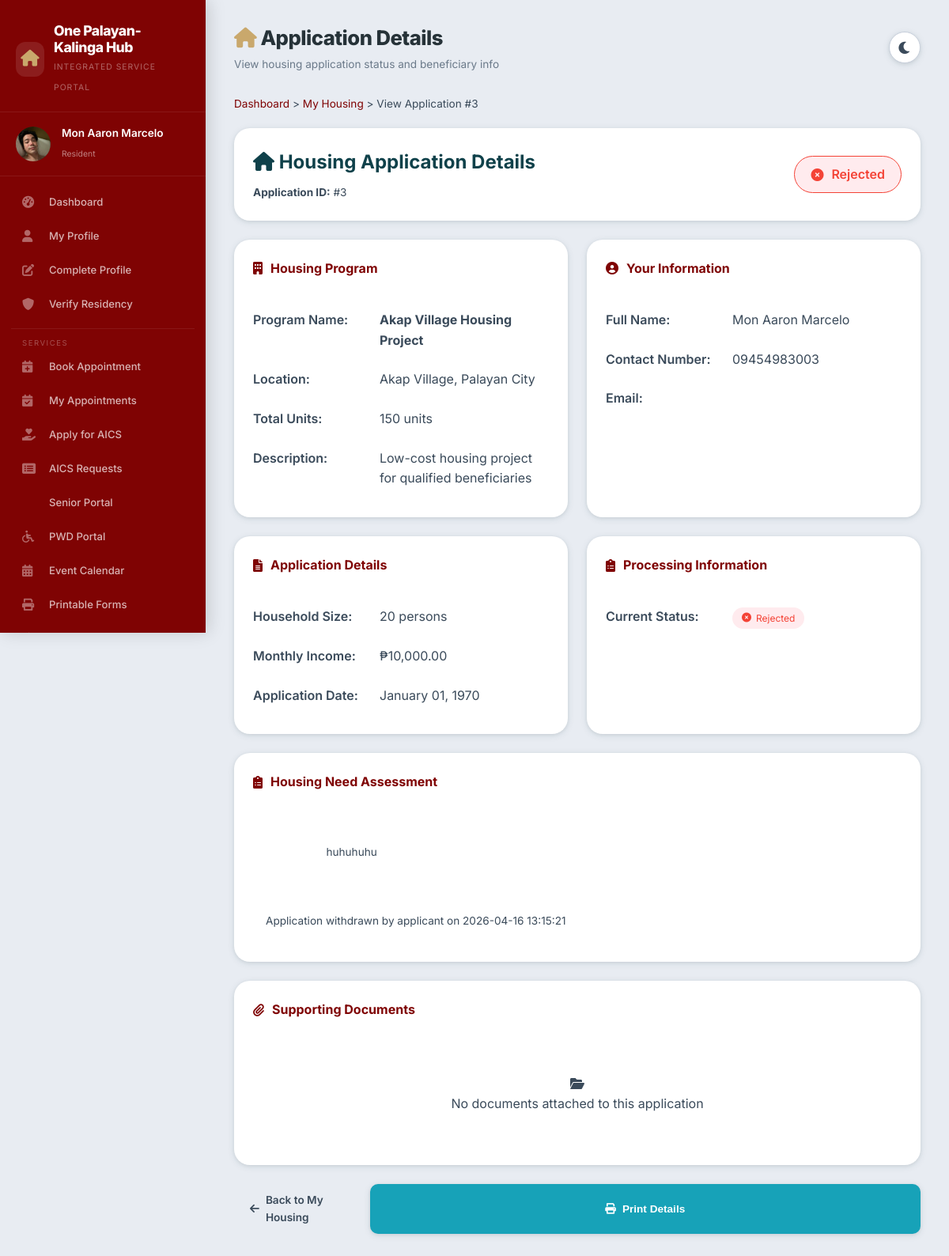
Page /view-housing.php?id=3 (signed in) on the earlier database version.
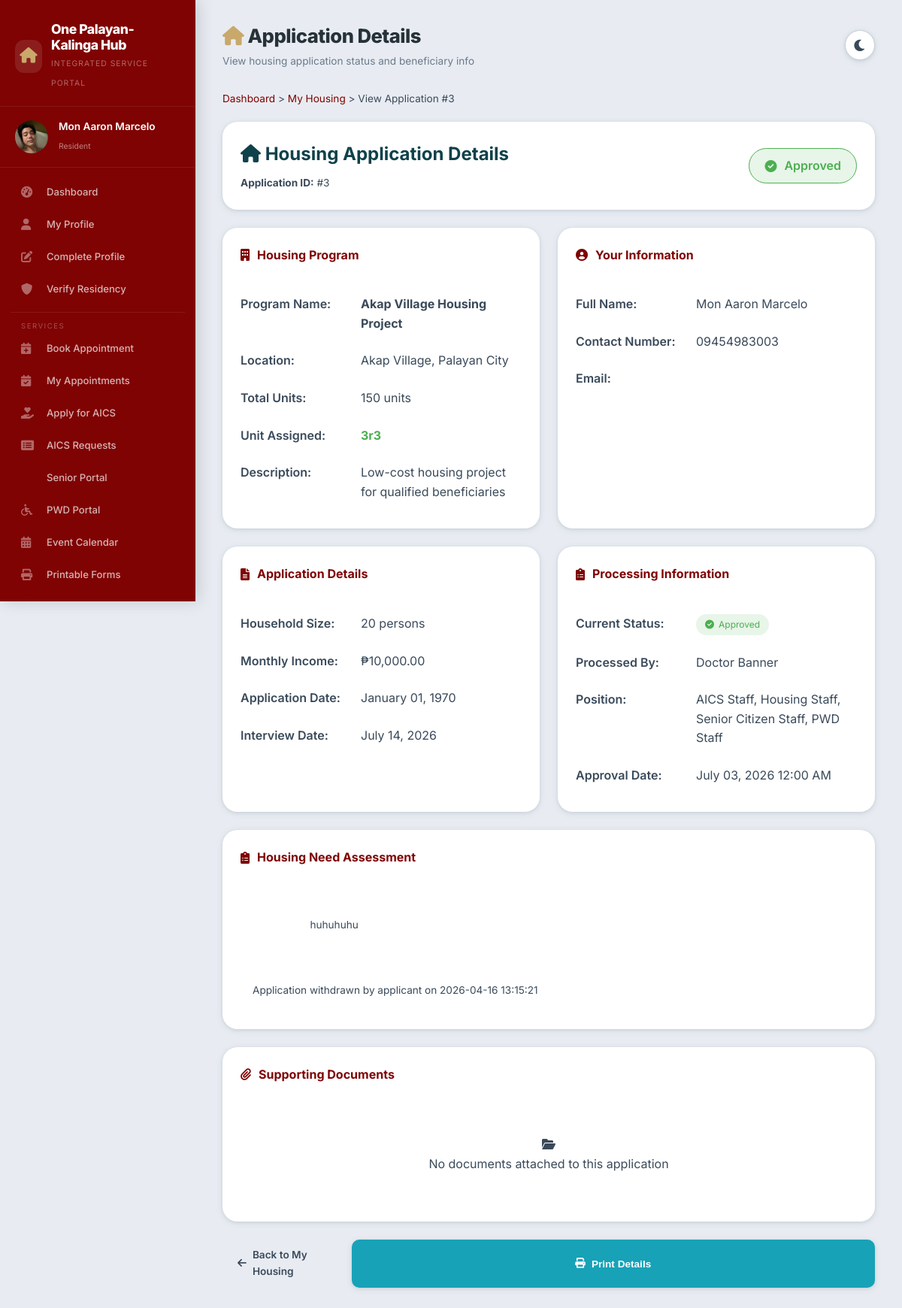
Same page on the later database version.
### tables this page shows
CREATE TABLE `housing_beneficiaries` (
  `beneficiary_id` int(11) NOT NULL,
  `user_id` int(11) DEFAULT NULL,
  `program_id` int(11) DEFAULT NULL,
  `application_date` date DEFAULT NULL,
  `status` enum('pending','qualified','approved','rejected','released') DEFAULT 'pending',
  `household_composition` text DEFAULT NULL,
  `monthly_income` decimal(10,2) DEFAULT NULL,
  `housing_need_assessment` text DEFAULT NULL,
  `interviewed_by` int(11) DEFAULT NULL,
  `interview_date` date DEFAULT NULL,
  `approved_by` int(11) DEFAULT NULL,
  `approval_date` date DEFAULT NULL,
  `unit_assigned` varchar(50) DEFAULT NULL,
  `move_in_date` date DEFAULT NULL
);

CREATE TABLE `housing_programs` (
  `program_id` int(11) NOT NULL,
  `program_name` varchar(100) NOT NULL,
  `program_code` varchar(50) DEFAULT NULL,
  `location` varchar(255) DEFAULT NULL,
  `total_units` int(11) DEFAULT NULL,
  `description` text DEFAULT NULL,
  `requirements` text DEFAULT NULL,
  `status` enum('active','completed','pending') DEFAULT 'active',
  `created_at` timestamp NOT NULL DEFAULT current_timestamp()
);

CREATE TABLE `users` (
  `user_id` int(11) NOT NULL,
  `username` varchar(50) NOT NULL,
  `password` varchar(255) NOT NULL,
  `email` varchar(100) NOT NULL,
  `first_name` varchar(50) NOT NULL,
  `last_name` varchar(50) NOT NULL,
  `contact_number` varchar(20) DEFAULT NULL,
  `address` text DEFAULT NULL,
  `role` enum('resident','staff','admin') DEFAULT 'resident',
  `status` enum('active','inactive') DEFAULT 'active',
  `created_at` timestamp NOT NULL DEFAULT current_timestamp(),
  `updated_at` timestamp NOT NULL DEFAULT current_timestamp() ON UPDATE current_timestamp(),
  `last_login` datetime DEFAULT NULL,
  `is_active` tinyint(1) NOT NULL DEFAULT 1,
  `profile_picture` varchar(255) DEFAULT NULL,
  `verification_status` enum('pending','verified','rejected') DEFAULT 'pending',
  `verification_date` timestamp NULL DEFAULT NULL,
  `verified_by` int(11) DEFAULT NULL
);

CREATE TABLE `staff` (
  `id` int(11) NOT NULL,
  `user_id` int(11) DEFAULT NULL,
  `staff_number` varchar(50) NOT NULL,
  `first_name` varchar(100) NOT NULL,
  `last_name` varchar(100) NOT NULL,
  `middle_name` varchar(100) DEFAULT NULL,
  `position` varchar(100) NOT NULL,
  `department` varchar(100) DEFAULT NULL,
  `contact_number` varchar(20) DEFAULT NULL,
  `is_active` tinyint(1) NOT NULL DEFAULT 1,
  `created_at` timestamp NOT NULL DEFAULT current_timestamp(),
  `updated_at` timestamp NOT NULL DEFAULT current_timestamp() ON UPDATE current_timestamp(),
  `specialization` varchar(100) DEFAULT NULL,
  `employee_id` varchar(50) DEFAULT NULL,
  `hire_date` date DEFAULT NULL,
  `profile_image` text DEFAULT NULL
);

### config/database.php (called while the page is built, shortened)
<?php
function sanitize(string $input): string
{
    return htmlspecialchars(strip_tags(trim($input)), ENT_QUOTES, 'UTF-8');
}

### view-housing.php (the view, shortened to what the changed rows need)
<?php
require_once __DIR__ . '/config/database.php';
$database = new Database();
$db = $database->getConnection();
$application_id = isset($_GET['id']) ? sanitize($_GET['id']) : 0;
$user_fields = "u.first_name, u.last_name, u.email, u.contact_number";
$query = "SELECT h.*,
          p.program_name, p.location, p.description as program_description, p.total_units,
          $user_fields,
          s.first_name as staff_first_name, s.last_name as staff_last_name, s.position as staff_position
          FROM housing_beneficiaries h
          JOIN housing_programs p ON h.program_id = p.program_id
          JOIN users u ON h.user_id = u.user_id
          LEFT JOIN staff s ON h.approved_by = s.user_id
          WHERE h.beneficiary_id = :id AND h.user_id = :user_id";
$stmt = $db->prepare($query);
$stmt->bindParam(':id', $application_id);
$stmt->bindParam(':user_id', $_SESSION['user_id']);
$stmt->execute();
$application = $stmt->fetch(PDO::FETCH_ASSOC);
function getHousingStatusInfo($status) {
    $statuses = [
        'pending' => ['color' => '#ff9800', 'icon' => 'fa-clock', 'text' => 'Pending', 'bg' => '#fff3e0'],
        'qualified' => ['color' => '#2196F3', 'icon' => 'fa-search', 'text' => 'Qualified', 'bg' => '#e3f2fd'],
        'approved' => ['color' => '#4CAF50', 'icon' => 'fa-check-circle', 'text' => 'Approved', 'bg' => '#e8f5e9'],
        'rejected' => ['color' => '#f44336', 'icon' => 'fa-times-circle', 'text' => 'Rejected', 'bg' => '#ffebee'],
        'released' => ['color' => '#9C27B0', 'icon' => 'fa-gift', 'text' => 'Released', 'bg' => '#f3e5f5']
    ];
    return $statuses[$status] ?? ['color' => '#999', 'icon' => 'fa-question-circle', 'text' => ucfirst($status), 'bg' => '#f5f5f5'];
}
$dark_mode = isset($_COOKIE['dark_mode']) && $_COOKIE['dark_mode'] === 'enabled';
?>
<!DOCTYPE html>
<html lang="en" data-theme="<?php echo $dark_mode ? 'dark' : 'light'; ?>">
<head>
    <link rel="stylesheet" href="https://cdnjs.cloudflare.com/ajax/libs/font-awesome/6.0.0/css/all.min.css">
    <link rel="stylesheet" href="css/portal-layout.css">
</head>
<body>
    <div class="app-container">
        <div class="sidebar" id="sidebar">
            <div class="sidebar-header">
                <div class="logo-text">
                    <h2>One Palayan-Kalinga Hub</h2>
                </div>
            </div>
        </div>
        <div class="main-content">
            <div class="top-bar">
                <div class="top-bar-left">
                    <div class="page-title">
                        <h1><i class="fas fa-home"></i> Application Details</h1>
                    </div>
                </div>
            </div>
        <?php $statusInfo = getHousingStatusInfo($application['status']); ?>
        <div class="app-header">
            <div class="app-title">
                <h1><i class="fas fa-home"></i> Housing Application Details</h1>
            </div>
            <div>
                <span class="status-badge-large" style="background: <?php echo $statusInfo['bg']; ?>; color: <?php echo $statusInfo['color']; ?>; border: 1px solid <?php echo $statusInfo['color']; ?>">
                    <i class="fas <?php echo $statusInfo['icon']; ?>"></i>
                    <?php echo $statusInfo['text']; ?>
                </span>
            </div>
        </div>
        <div class="info-grid">
            <div class="info-card">
                <div class="info-row">
                    <div class="info-value"><strong><?php echo htmlspecialchars($application['program_name']); ?></strong></div>
                </div>
                <div class="info-row">
                    <div class="info-label">Location:</div>
                    <div class="info-value"><?php echo htmlspecialchars($application['location']); ?></div>
                </div>
                <div class="info-row">
                    <div class="info-label">Total Units:</div>
                    <div class="info-value"><?php echo $application['total_units']; ?> units</div>
                </div>
                <?php if(!empty($application['unit_assigned'])): ?>
                <div class="info-row">
                    <div class="info-label">Unit Assigned:</div>
                    <div class="info-value"><strong style="color: #4CAF50;"><?php echo htmlspecialchars($application['unit_assigned']); ?></strong></div>
                </div>
                <?php endif; ?>
                <?php if(!empty($application['program_description'])): ?>
                <div class="info-row">
                    <div class="info-label">Description:</div>
                    <div class="info-value"><?php echo nl2br(htmlspecialchars($application['program_description'])); ?></div>
                </div>
                <?php endif; ?>
            </div>
            <div class="info-card">
                <div class="info-row">
                    <div class="info-label">Full Name:</div>
                    <div class="info-value"><?php echo htmlspecialchars($application['first_name'] . ' ' . $application['last_name']); ?></div>
                </div>
                <div class="info-row">
                    <div class="info-label">Contact Number:</div>
                    <div class="info-value"><?php echo htmlspecialchars($application['contact_number']); ?></div>
                </div>
            </div>
            <div class="info-card">
                <div class="info-row">
                    <div class="info-label">Household Size:</div>
                    <div class="info-value"><?php echo $application['household_composition']; ?> persons</div>
                </div>
                <div class="info-row">
                    <div class="info-label">Monthly Income:</div>
                    <div class="info-value">₱<?php echo number_format($application['monthly_income'], 2); ?></div>
                </div>
                <div class="info-row">
                    <div class="info-label">Application Date:</div>
                    <div class="info-value"><?php echo date('F d, Y', strtotime($application['application_date'])); ?></div>
                </div>
                <?php if(!empty($application['interview_date'])): ?>
                <div class="info-row">
                    <div class="info-label">Interview Date:</div>
                    <div class="info-value"><?php echo date('F d, Y', strtotime($application['interview_date'])); ?></div>
                </div>
                <?php endif; ?>
            </div>
            <div class="info-card">
                <div class="info-row">
                    <div class="info-value">
                        <span style="background: <?php echo $statusInfo['bg']; ?>; color: <?php echo $statusInfo['color']; ?>; padding: 4px 12px; border-radius: 20px; font-size: 0.75rem; display: inline-flex; align-items: center; gap: 6px;">
                            <i class="fas <?php echo $statusInfo['icon']; ?>"></i>
                            <?php echo $statusInfo['text']; ?>
                        </span>
                    </div>
                </div>
                <?php if(!empty($application['approved_by']) && !empty($application['staff_first_name'])): ?>
                <div class="info-row">
                    <div class="info-label">Processed By:</div>
                    <div class="info-value"><?php echo htmlspecialchars($application['staff_first_name'] . ' ' . $application['staff_last_name']); ?></div>
                </div>
                <div class="info-row">
                    <div class="info-label">Position:</div>
                    <div class="info-value"><?php echo htmlspecialchars($application['staff_position']); ?></div>
                </div>
                <?php endif; ?>
                <?php if(!empty($application['approval_date'])): ?>
                <div class="info-row">
                    <div class="info-label">Approval Date:</div>
                    <div class="info-value"><?php echo date('F d, Y h:i A', strtotime($application['approval_date'])); ?></div>
                </div>
                <?php endif; ?>
            </div>
        </div>
        <?php if(!empty($application['housing_need_assessment'])): ?>
        <div class="info-card" style="margin-bottom: 24px;">
            <h3><i class="fas fa-clipboard-list"></i> Housing Need Assessment</h3>
            <div class="housing-need">
                <div class="housing-need-content">
                    <?php echo nl2br(htmlspecialchars($application['housing_need_assessment'])); ?>
                </div>
            </div>
        </div>
        <?php endif; ?>
    </div>
</body>
</html>

Differences in the rows shown:
changed housing_beneficiaries "Akap Village Housing Project": status "Rejected" → "Approved"; unit_assigned (not shown) → "3r3"; interview_date (not shown) → "July 14, 2026"; approved_by empty → 42 (drawn); staff.first_name+last_name (not shown) → "Doctor Banner"; staff.position (not shown) → "AICS Staff, Housing Staff, Senior Citizen Staff, PWD Staff"; approval_date (not shown) → "July 03, 2026 12:00 AM"
Other differences:
text now shown: "Unit Assigned: Interview Date: Processed By: Position: Approval Date:"
